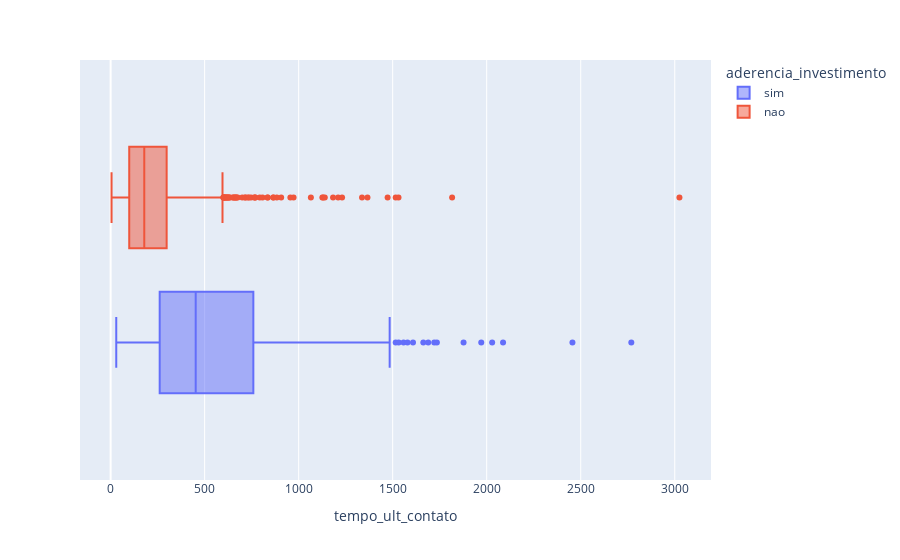

The notebook cell saved with this chart:
### Code cell
# tempo último contato
px.box(dados, x = "tempo_ult_contato", color="aderencia_investimento")

### Figure 1 — Plotly figure (JSON) as saved in the notebook; plotly's stock layout.template omitted (floating-point values rounded to 4 significant figures; data arrays with more than 128 entries replaced by an {"elided": "..."} marker saying what was removed)
{"data": [{"alignmentgroup": "True", "hovertemplate": "aderencia_investimento=sim<br>tempo_ult_contato=%{x}<extra></extra>", "legendgroup": "sim", "marker": {"color": "#636efa"}, "name": "sim", "notched": false, "offsetgroup": "sim", "orientation": "h", "showlegend": true, "type": "box", "x": {"elided": "502 int values"}, "x0": " ", "xaxis": "x", "y0": " ", "yaxis": "y"}, {"alignmentgroup": "True", "hovertemplate": "aderencia_investimento=nao<br>tempo_ult_contato=%{x}<extra></extra>", "legendgroup": "nao", "marker": {"color": "#EF553B"}, "name": "nao", "notched": false, "offsetgroup": "nao", "orientation": "h", "showlegend": true, "type": "box", "x": {"elided": "766 int values"}, "x0": " ", "xaxis": "x", "y0": " ", "yaxis": "y"}], "layout": {"boxmode": "group", "legend": {"title": {"text": "aderencia_investimento"}, "tracegroupgap": 0}, "margin": {"t": 60}, "xaxis": {"anchor": "y", "domain": [0, 1], "title": {"text": "tempo_ult_contato"}}, "yaxis": {"anchor": "x", "domain": [0, 1]}}}
